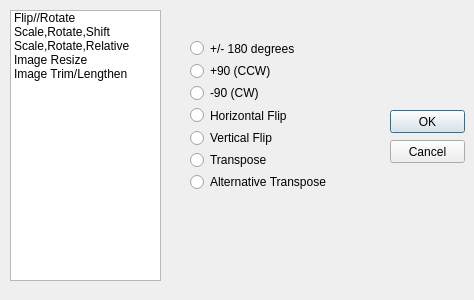
<?xml version="1.0" encoding="UTF-8"?>
<ui version="4.0">
 <class>PspEditTransform</class>
 <widget class="QDialog" name="PspEditTransform">
  <property name="geometry">
   <rect>
    <x>0</x>
    <y>0</y>
    <width>474</width>
    <height>300</height>
   </rect>
  </property>
  <property name="windowTitle">
   <string>Dialog</string>
  </property>
  <widget class="QListWidget" name="listWidget">
   <property name="geometry">
    <rect>
     <x>10</x>
     <y>10</y>
     <width>151</width>
     <height>271</height>
    </rect>
   </property>
   <item>
    <property name="text">
     <string>Flip//Rotate</string>
    </property>
   </item>
   <item>
    <property name="text">
     <string>Scale,Rotate,Shift</string>
    </property>
   </item>
   <item>
    <property name="text">
     <string>Scale,Rotate,Relative</string>
    </property>
   </item>
   <item>
    <property name="text">
     <string>Image Resize</string>
    </property>
   </item>
   <item>
    <property name="text">
     <string>Image Trim/Lengthen</string>
    </property>
   </item>
  </widget>
  <widget class="QStackedWidget" name="stackedWidget">
   <property name="geometry">
    <rect>
     <x>170</x>
     <y>10</y>
     <width>201</width>
     <height>271</height>
    </rect>
   </property>
   <widget class="QWidget" name="page">
    <widget class="QWidget" name="">
     <property name="geometry">
      <rect>
       <x>20</x>
       <y>30</y>
       <width>151</width>
       <height>150</height>
      </rect>
     </property>
     <layout class="QVBoxLayout" name="verticalLayout">
      <item>
       <widget class="QRadioButton" name="radioButton">
        <property name="text">
         <string>+/- 180 degrees</string>
        </property>
       </widget>
      </item>
      <item>
       <widget class="QRadioButton" name="radioButton_2">
        <property name="text">
         <string>+90 (CCW)</string>
        </property>
       </widget>
      </item>
      <item>
       <widget class="QRadioButton" name="radioButton_3">
        <property name="text">
         <string>-90 (CW)</string>
        </property>
       </widget>
      </item>
      <item>
       <widget class="QRadioButton" name="radioButton_4">
        <property name="text">
         <string>Horizontal Flip</string>
        </property>
       </widget>
      </item>
      <item>
       <widget class="QRadioButton" name="radioButton_5">
        <property name="text">
         <string>Vertical Flip</string>
        </property>
       </widget>
      </item>
      <item>
       <widget class="QRadioButton" name="radioButton_6">
        <property name="text">
         <string>Transpose</string>
        </property>
       </widget>
      </item>
      <item>
       <widget class="QRadioButton" name="radioButton_7">
        <property name="text">
         <string>Alternative Transpose</string>
        </property>
       </widget>
      </item>
     </layout>
    </widget>
   </widget>
   <widget class="QWidget" name="page_2"/>
  </widget>
  <widget class="QPushButton" name="pushButton">
   <property name="geometry">
    <rect>
     <x>390</x>
     <y>110</y>
     <width>75</width>
     <height>23</height>
    </rect>
   </property>
   <property name="text">
    <string>OK</string>
   </property>
  </widget>
  <widget class="QPushButton" name="pushButton_2">
   <property name="geometry">
    <rect>
     <x>390</x>
     <y>140</y>
     <width>75</width>
     <height>23</height>
    </rect>
   </property>
   <property name="text">
    <string>Cancel</string>
   </property>
  </widget>
 </widget>
 <resources/>
 <connections/>
</ui>
